Frame 1 (no input): blank canvas, image omitted
Frame 60 (no input): blank canvas, image omitted
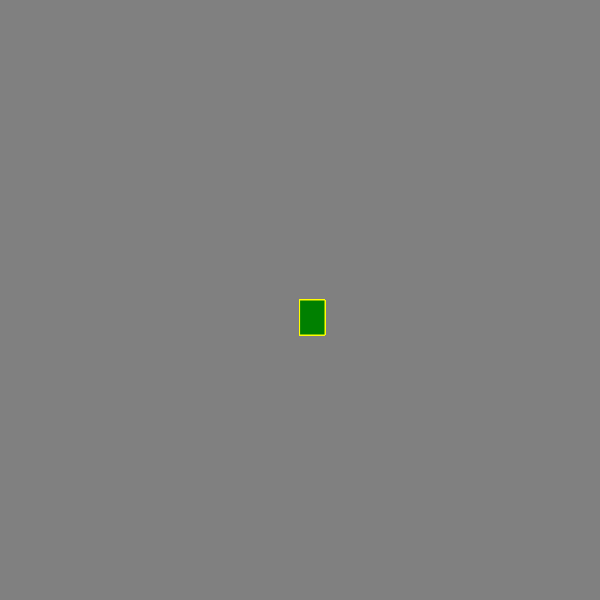
Frame 120 (the mouse pressed at the canvas centre since frame 60)

The p5.js sketch whose frames 1 and 60 were blank and that drew this single picture after the mouse press (run headless with seeded random() and noise() and a simulated clock; from frame 60 on, the mouse is pressed at the canvas centre):

// p5.js sketch
// ── sketch.js
function setup() {
    createCanvas(600, 600);
  background("gray");
  }
  function draw() {
    stroke("yellow");
    fill("green");
    
   
   if(mouseIsPressed) {
     rect(mouseX, mouseY, 25, 35);
   }
    
  }
